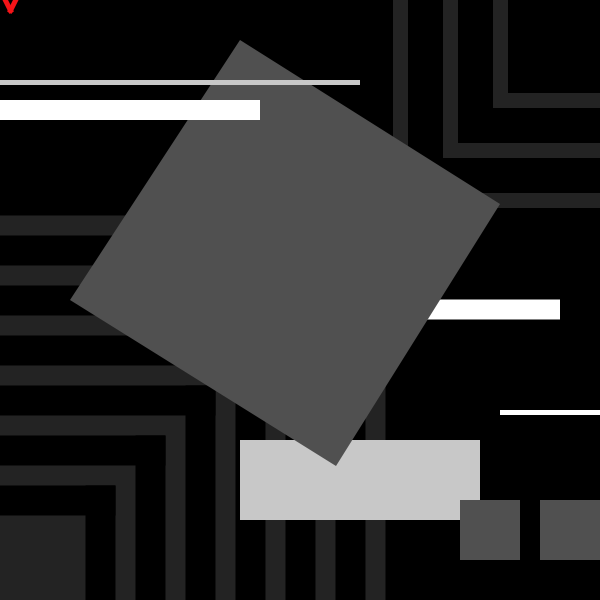
Frame 1 (no input)
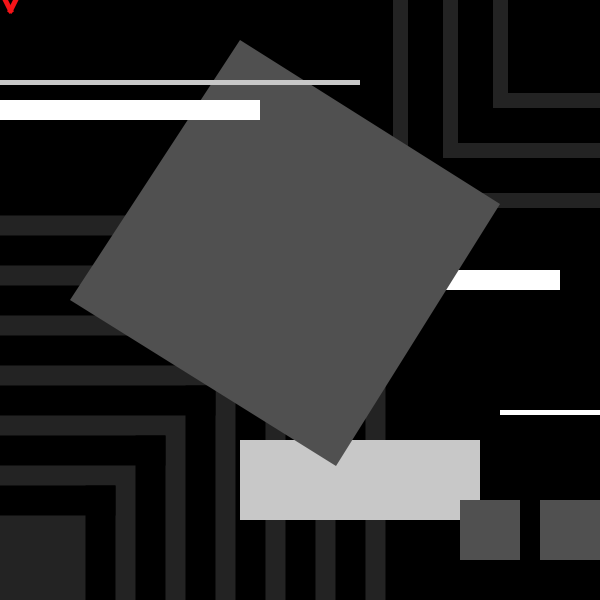
Frame 60 (the mouse pressed at the canvas centre just before this capture)
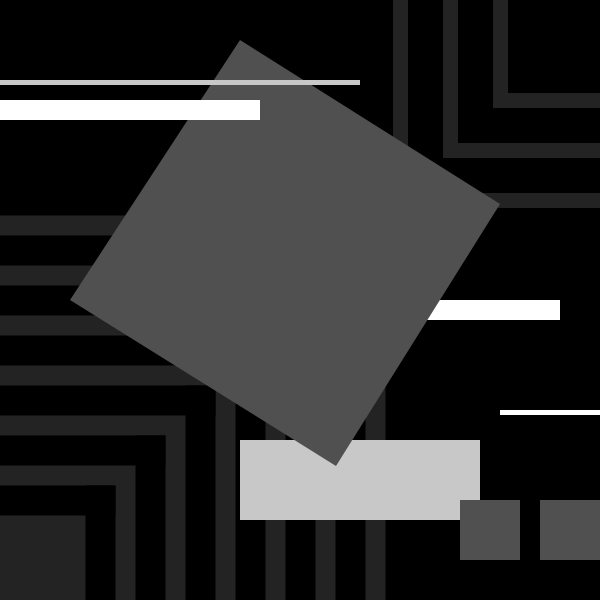
Frame 120 (the mouse held since frame 60 and released just before this capture)

The Processing sketch that drew these frames (run headless with seeded random() and noise(); from frame 60 on, the mouse is pressed at the canvas centre):

// Processing sketch: processing_14285
// ── processing_14285.pde

float c;
int offset = 10;//for cursor

void setup(){
size(600, 600);
smooth();
c = height/2;
}

void draw(){
  background(0); //black

 //back_square
fill(35,35,35); //dark gray
noStroke();
rect(0,200,400,400);

for(int y =500; y >= 200; y -= 50) {
  stroke(0); //black
  strokeWeight(30);
  strokeCap(PROJECT);
  line(0,y,600-y,y);
  line(600-y,600,600-y,y);
  }
  
  
  //right_up_sqaure
 
  for(int x =200; x>=100; x-=50){
    stroke(35,35,35); //dark gray
    strokeWeight(15);
    strokeCap(PROJECT);
    line(600-x,x,600,x);
    line(600-x,0,600-x,x);
  
}
  
//moving bar

   if(mouseY > c) {
    c+= 0.5;
    offset = 10;
  }
    if(mouseY < c) {
      c-= 0.5;
      offset =-10;
    }
    fill(255); //white
    noStroke();
rect(360,c,200,20);

//cursor_arrow
stroke(245,20,24); //red
strokeWeight(5);
noCursor();
line(mouseX+10, mouseY+10, mouseX , mouseY +10 + 2*offset);
line(mouseX+10, mouseY+10, mouseX+20 , mouseY +10 + 2*offset);
line(mouseX , mouseY+10 + 2*offset, mouseX + 20, mouseY +10 + 2*offset);


//small bar 
noStroke();
fill(255); //white
rect(500,410,200,5);

//light gray_rect
fill(200,200,200); //light gray
rect(240,440,240,80);

fill(255,183,26); //yellow(any key ;except 'a' and 'b')
{
if(keyPressed){
  if(key=='a')fill(250,0,0); //red
  else if (key=='b') fill(255); //white
}
else{
fill(80,80,80); //dark gray
}
quad(240,40,70,300, 336,466, 500, 204); //big square(center)
}


//square_right_down_1,2
fill(80,80,80);//dark gray
rect(460,500,60,60);
rect(540,500,60,60);

//right_up_1,2
noFill();
stroke(200,200,200); //light gray
strokeWeight(2);


//left_up_1
noStroke();
fill(200,200,200);//light gray
rect(0,80,360,5);

//left_up_2
fill(255); //white
rect(0,100,260,20);

 }
